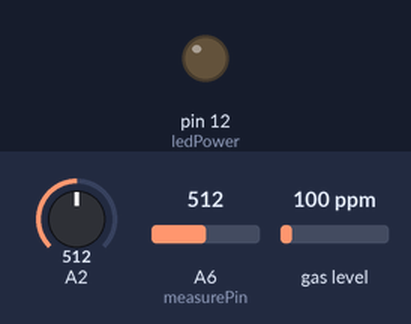
The sketch below on a simulated Arduino Nano, built with avr-gcc and run on an emulated ATmega328P. On the bench: output pins drawn as LEDs (lit = HIGH). Inputs (shaded band) come from the test bench; at power-on: A2 = 512, A6 (measurePin) = 512, gas level 100 ppm. What the sketch prints to the serial monitor is not drawn.

Above: at 0.1 s.
At 0.6 s:
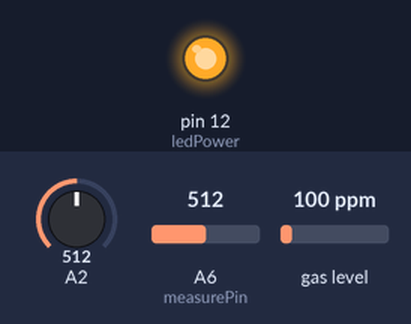
Timing chart, 0 to 2.1 s (numbered marks = the images above):
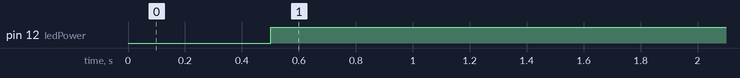

The sketch:

nano.ino
```cpp
#include <Wire.h>
#include <MQ2.h>
#include <SoftwareSerial.h>
#include <ArduinoJson.h>
SoftwareSerial s(5, 6);

#define SEALEVELPRESSURE_HPA (1013.25)
#define PIN 2
#define NUM_SAMPLES 10

// number of analog samples to take per reading

int sum = 0;                    // sum of samples taken
unsigned char sample_count = 0; // current sample number
float voltage = 0.0;
float v2 = 0;

//change this with the pin that you use
int pin = A3;
float lpg = 0, co = 0, smoke = 0;
MQ2 mq2(pin);

int measurePin = A6;
int ledPower = 12;

int samplingTime = 280;
int deltaTime = 40;
int sleepTime = 9680;

float voMeasured = 0;
float calcVoltage = 0;
float dustDensity = 0;

void setup() {

  s.begin(115200);
  Serial.begin(9600);
  pinMode(ledPower, OUTPUT);
  mq2.begin();
}

StaticJsonBuffer<500> jsonBuffer;
JsonObject& root = jsonBuffer.createObject();

void loop() {

  //  //---------------------DUST start---------------------
  digitalWrite(ledPower, LOW); // power on the LED
  delayMicroseconds(samplingTime);

  voMeasured = analogRead(measurePin); // read the dust value

  delayMicroseconds(deltaTime);
  digitalWrite(ledPower, HIGH); // turn the LED off
  delayMicroseconds(sleepTime);

  calcVoltage = voMeasured * (3.3 / 1024);
  dustDensity = 0.17 * calcVoltage + 0.10;
  //Serial.println("dust");
  //Serial.println("bme");

  float* values = mq2.read(false); //set it false if you don't want to print the values in the Serial

  //lpg = values[0];
  lpg = mq2.readLPG();
  //co = values[1];
  co = mq2.readCO();
  //smoke = values[2];
  smoke = mq2.readSmoke();
  //Serial.println("gas");
  //---------------------GAS end-----------------------

  //Serial.println("check");

  while (sample_count < NUM_SAMPLES) {
    sum += analogRead(A2);
    sample_count++;
    delay(10);
  }
  voltage = ((float)sum / (float)NUM_SAMPLES * 5.015) / 1024.0;


  v2 = voltage * 4;
  root["dust"] = dustDensity;
  root["lpg"] = lpg;
  root["co"] = co;
  root["smoke"] = smoke;
  root["voltage"] = v2;

  root.printTo(Serial);
  root.printTo(s);
  Serial.println("");

  sample_count = 0;
  sum = 0;
  //Serial.println("Send");
  jsonBuffer.clear();
}
```

Measured:
- by itself, pin 12 (ledPower): LOW → HIGH at 0.50 s
